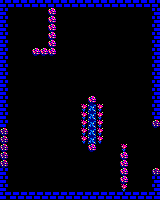

This game map was drawn from its Tiled (.tmx) file and the tilesets committed beside it. A one-line description and the full map source follow:
An orthogonal 20x25 tile map with 8x8 px tiles, 1 tile layer (Capa de Patrones 1).

<map version="1.2" tiledversion="1.2.4" orientation="orthogonal" renderorder="right-down" width="20" height="25" tilewidth="8" tileheight="8" infinite="0" nextlayerid="2" nextobjectid="1">
 <tileset firstgid="1" source="sp.tsx" />
 <layer id="1" name="Capa de Patrones 1" width="20" height="25">
  <data encoding="csv">
17,17,17,17,17,17,17,17,17,17,17,17,17,17,17,17,17,17,17,17,
17,1,1,1,1,1,38,1,1,1,1,1,1,1,1,1,1,1,1,16,
17,1,1,1,1,1,38,1,1,1,1,1,1,1,1,1,1,1,1,16,
17,1,1,1,1,1,38,1,1,1,1,1,1,1,1,1,1,1,1,16,
17,1,1,1,1,1,38,1,1,1,1,1,1,1,1,1,1,1,1,16,
17,1,1,1,1,1,38,1,1,1,1,1,1,1,1,1,1,1,1,16,
17,1,1,1,38,38,38,1,1,1,1,1,1,1,1,1,1,1,1,16,
17,1,1,1,1,1,1,1,1,1,1,1,1,1,1,1,1,1,1,16,
17,1,1,1,1,1,1,1,1,1,1,1,1,1,1,1,1,1,1,16,
17,1,1,1,1,1,1,1,1,1,1,1,1,1,1,1,1,1,1,16,
17,1,1,1,1,1,1,1,1,1,1,1,1,1,1,1,1,1,1,16,
17,1,1,1,1,1,1,1,1,1,1,1,1,1,1,1,1,1,1,16,
17,1,1,1,1,1,1,1,1,1,1,38,1,1,1,1,1,1,1,16,
17,1,1,1,1,1,1,1,1,1,9,58,9,1,1,1,1,1,1,16,
17,1,1,1,1,1,1,1,1,1,9,58,9,1,1,1,1,1,1,16,
17,1,1,1,1,1,1,1,1,1,9,58,9,1,1,1,1,1,1,37,
37,1,1,1,1,1,1,1,1,1,9,58,9,1,1,1,1,1,1,1,
37,1,1,1,1,1,1,1,1,1,9,58,9,1,1,1,1,1,1,1,
37,1,1,1,1,1,1,1,1,1,1,38,1,1,1,9,1,1,1,1,
37,1,1,1,1,1,1,1,1,1,1,1,1,1,1,38,1,1,1,1,
37,1,1,1,1,1,1,1,1,1,1,1,1,1,1,38,1,1,1,1,
17,1,1,1,1,1,1,1,1,1,1,1,1,1,1,38,1,1,1,37,
17,1,1,1,1,1,1,1,1,1,1,1,1,1,1,38,1,1,1,16,
17,1,1,1,1,1,1,1,1,1,1,1,1,1,1,9,1,1,1,16,
17,16,16,16,16,16,16,16,16,16,16,16,16,16,16,16,16,16,16,16
</data>
 </layer>
</map>
